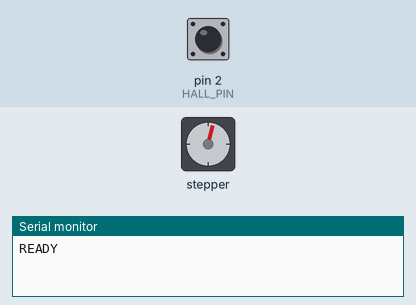
Simulated run of this sketch. Board: Arduino Uno, built with avr-gcc and run on an emulated ATmega328P. Shown: stepper motor, the last lines printed to the serial monitor. The inputs (shaded band) are chosen by the test bench; at power-on: pin 2 (HALL_PIN) HIGH. Stepper angles assume 4096 steps per turn.

Above: at 1.28 s.
1.3 s: pin 2 (HALL_PIN) pulled LOW for 0.15 s
At 2.47 s:
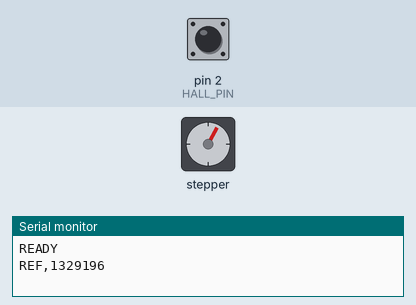
At 3.57 s:
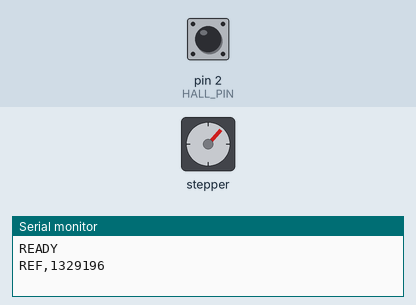
Timing chart, 0 to 21.9 s (numbered marks = the images above; inputs shaded):
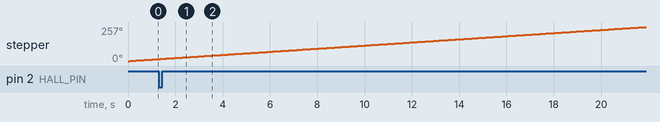

The sketch:

turntable_hall.ino
```cpp
#include <AccelStepper.h>

// ULN2003: IN1=D8, IN2=D9, IN3=D10, IN4=D11
// KY-024: D0=D2, VCC=5V, GND=GND
AccelStepper motor(AccelStepper::HALF4WIRE, 8, 10, 9, 11);

const int HALL_PIN = 2;
const int MAGNET_LEVEL = LOW;          // Change to HIGH if your sensor is inverted
const float MOTOR_SPEED = 136.0;      // Half-steps/second (~30 s per revolution)
const unsigned long STABLE_MS = 30;   // Filter Hall signal flicker
const unsigned long LOCKOUT_MS = 8000; // Ignore repeat hits from wide magnet

bool lastRaw, stable;
unsigned long changedAt, lastRef = 0;
bool seenRef = false;

void setup() {
  Serial.begin(115200);
  pinMode(HALL_PIN, INPUT_PULLUP);
  lastRaw = stable = (digitalRead(HALL_PIN) == MAGNET_LEVEL);
  changedAt = millis();
  motor.setMaxSpeed(400);
  motor.setSpeed(MOTOR_SPEED);
  Serial.println("READY");
}

void loop() {
  motor.runSpeed(); // Keep rotating; do not add delay()

  unsigned long now = millis();
  bool raw = (digitalRead(HALL_PIN) == MAGNET_LEVEL);
  if (raw != lastRaw) {
    lastRaw = raw;
    changedAt = now;
  }

  if (raw != stable && now - changedAt >= STABLE_MS) {
    stable = raw;
    if (stable && (!seenRef || now - lastRef >= LOCKOUT_MS)) {
      lastRef = now;
      seenRef = true;
      Serial.print("REF,");
      Serial.println(micros());
    }
  }
}
```
